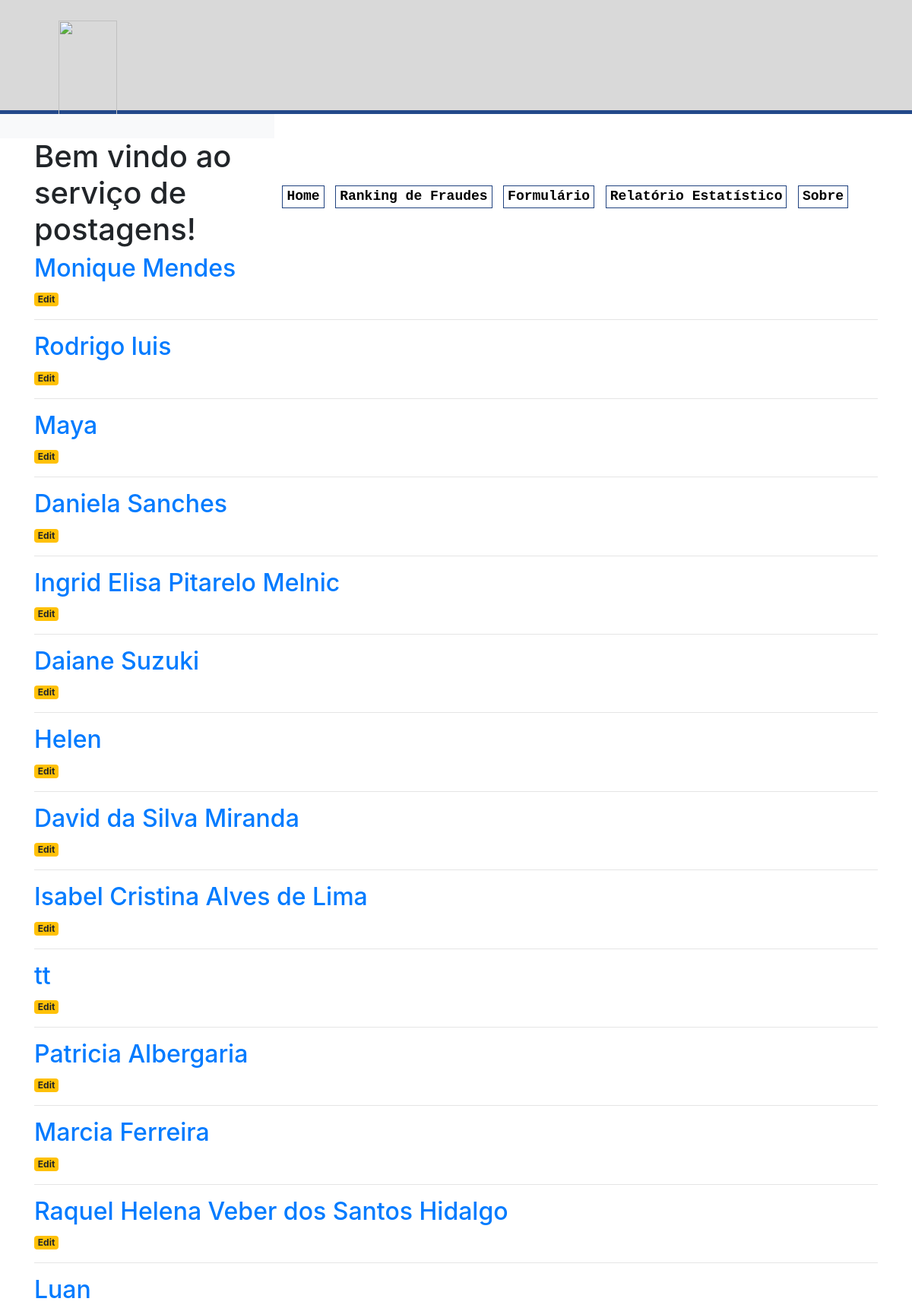
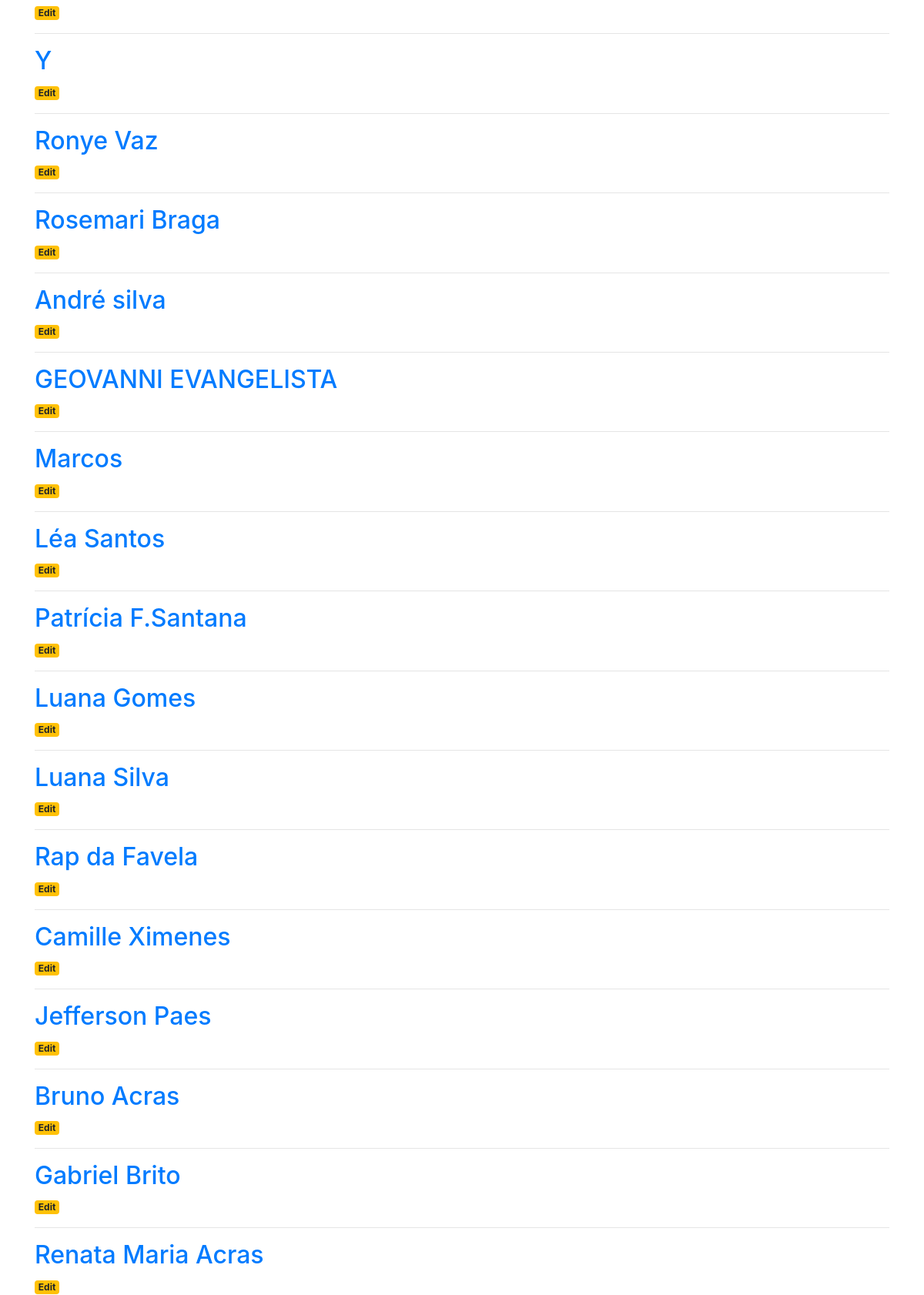
The page / (upper part) on the database its author committed (2 pictures, top to bottom).
### tables this page shows
CREATE TABLE posts (
    id INTEGER PRIMARY KEY AUTOINCREMENT,
    nome STRING(200) NOT NULL,
    email STRING(200) NOT NULL,
    idade STRING(50) NOT NULL,
    tipo STRING(10) NOT NULL,
    opcao STRING(100) NOT NULL,
    valida STRING(10) NOT NULL,
    fraude STRING(100) NOT NULL,
    descricao STRING(500) NOT NULL
);

### app.py (the view)
@app.route('/')
def index():
    conn = get_db_connection()
    posts = conn.execute('SELECT * FROM posts').fetchall()
    conn.close()
    return render_template('index.html', posts=posts)

### app.py (called while the page is built)
def get_db_connection():
    conn = sqlite3.connect('database.db')
    conn.row_factory = sqlite3.Row
    return conn

### templates/index.html (shortened to what this page needs)
{% extends 'base.html' %}
{% block content %}
    <h1>{% block nome %} Bem vindo ao serviço de postagens! {% endblock %}</h1>
    {% for post in posts %}
        <a href="{{ url_for('post', post_id=post['id']) }}">
            <h2>{{ post['nome'] }}</h2>
        </a>
        <a href="{{ url_for('edit', id=post['id']) }}">
            <span class="badge badge-warning">Edit</span>
        </a>
        <hr>
    {% endfor %}
{% endblock %} -->

### templates/base.html (shortened to what this page needs)
<!doctype html>
<html lang="en">
  <head>
    <link href="../static/css/estilo.css" type="text/css" rel="stylesheet" />
    <link rel="stylesheet" href="https://stackpath.bootstrapcdn.com/bootstrap/4.3.1/css/bootstrap.min.css">
  </head>
  <body>
    <div id="topo">
      <div id="logo">
          <a href="#"><img id = "logo" src="../static/img/logo.png" border="0"/></a>
      </div>
      <nav class="menu">
          <ul>
              <li><a href="index.html">Home</a></li>
              <li><a href="ranking.html">Ranking de Fraudes</a></li>
              <li><a href="{{url_for('create')}}">Formulário</a></li>
              <li><a href="relatorio.html">Relatório Estatístico</a></li>
              <li><a href="sobre.html">Sobre</a></li>
          </ul>
      </nav>
  </div>
    <nav class="navbar navbar-expand-md navbar-light bg-light">
        <div class="collapse navbar-collapse" id="navbarNav">
            <ul class="navbar-nav">
            <li class="nav-item active">
                <a class="nav-link" href="#"></a>
            </li>
            </ul>
        </div>
    </nav>
    <div class="container">
        {% block content %} {% endblock %}
    </div>
</body>
</html>

### static/css/estilo.css (style rules this page uses)
* { margin:0; padding:0; }
body { text-align:center; margin:0px; background:#ffffff; }
#topo { width: 100%; height: 150px; border-bottom: 5px solid #23498a; background-color: #d9d9d9; }
#logo { width: 40%; height: 100%; float: left; text-align: left; }
#logo img { margin-left: 16%; margin-top: 27px; }
.menu ul { list-style-type: none; float: right; margin-right: 7%; margin-top: 100px; }
.menu li { display: inline; margin: 10px 0px 10px 10px; font-family: 'Calibri', 'Courier New', Courier, monospace; border: 1px solid #20427f; padding: 5px; }
.menu a { text-decoration: none; color: black; font-size: 18px; font-weight: bolder; }

### rows shown on the page
posts: nome "Monique Mendes"
posts: nome "Rodrigo luis"
posts: nome "Maya"
posts: nome "Daniela Sanches"
posts: nome "Ingrid Elisa Pitarelo Melnic"
posts: nome "Daiane Suzuki"
posts: nome "Helen"
posts: nome "David da Silva Miranda"
posts: nome "Isabel Cristina Alves de Lima"
posts: nome "tt"
posts: nome "Patricia Albergaria"
posts: nome "Marcia Ferreira"
posts: nome "Raquel Helena Veber dos Santos Hidalgo"
posts: nome "Luan"
posts: nome "Y"
posts: nome "Ronye Vaz"
posts: nome "Rosemari Braga"
posts: nome "André silva"
posts: nome "GEOVANNI EVANGELISTA"
posts: nome "Marcos"
posts: nome "Léa Santos"
posts: nome "Patrícia F.Santana"
posts: nome "Luana Gomes"
posts: nome "Luana Silva"
posts: nome "Rap da Favela"
posts: nome "Camille Ximenes"
posts: nome "Jefferson Paes"
posts: nome "Bruno Acras"
posts: nome "Gabriel Brito"
posts: nome "Renata Maria Acras"
